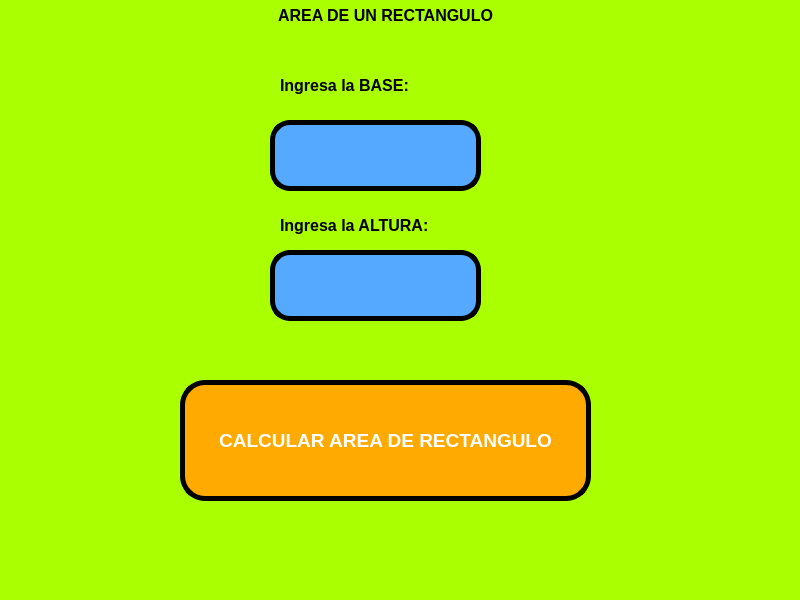
<?xml version="1.0" encoding="UTF-8"?>
<ui version="4.0">
 <class>MainWindow</class>
 <widget class="QMainWindow" name="MainWindow">
  <property name="geometry">
   <rect>
    <x>0</x>
    <y>0</y>
    <width>800</width>
    <height>600</height>
   </rect>
  </property>
  <property name="windowTitle">
   <string>MainWindow</string>
  </property>
  <property name="styleSheet">
   <string notr="true">
background-color: rgb(170, 255, 0);</string>
  </property>
  <widget class="QWidget" name="centralwidget">
   <widget class="QPushButton" name="btn_calcular">
    <property name="geometry">
     <rect>
      <x>180</x>
      <y>380</y>
      <width>411</width>
      <height>121</height>
     </rect>
    </property>
    <property name="font">
     <font>
      <pointsize>14</pointsize>
      <weight>75</weight>
      <bold>true</bold>
     </font>
    </property>
    <property name="layoutDirection">
     <enum>Qt::LeftToRight</enum>
    </property>
    <property name="styleSheet">
     <string notr="true">background-color: rgb(170, 85, 255);
background-color: rgb(255, 170, 0);
color: rgb(255, 255, 255);
border-radius: 25px;
border:  5px solid black;</string>
    </property>
    <property name="text">
     <string>CALCULAR AREA DE RECTANGULO</string>
    </property>
   </widget>
   <widget class="QLabel" name="label">
    <property name="geometry">
     <rect>
      <x>280</x>
      <y>60</y>
      <width>201</width>
      <height>51</height>
     </rect>
    </property>
    <property name="text">
     <string>&lt;html&gt;&lt;head/&gt;&lt;body&gt;&lt;p&gt;&lt;span style=&quot; font-size:12pt; font-weight:600;&quot;&gt;Ingresa la BASE:&lt;/span&gt;&lt;/p&gt;&lt;/body&gt;&lt;/html&gt;</string>
    </property>
   </widget>
   <widget class="QLineEdit" name="txt_base">
    <property name="geometry">
     <rect>
      <x>270</x>
      <y>120</y>
      <width>211</width>
      <height>71</height>
     </rect>
    </property>
    <property name="layoutDirection">
     <enum>Qt::LeftToRight</enum>
    </property>
    <property name="styleSheet">
     <string notr="true">background-color: rgb(85, 170, 255);
border-radius:20px;
border:  5px solid black;</string>
    </property>
    <property name="text">
     <string/>
    </property>
    <property name="alignment">
     <set>Qt::AlignCenter</set>
    </property>
   </widget>
   <widget class="QLineEdit" name="txt_altura">
    <property name="geometry">
     <rect>
      <x>270</x>
      <y>250</y>
      <width>211</width>
      <height>71</height>
     </rect>
    </property>
    <property name="layoutDirection">
     <enum>Qt::LeftToRight</enum>
    </property>
    <property name="styleSheet">
     <string notr="true">background-color: rgb(85, 170, 255);
border-radius:20px;
border:  5px solid black;</string>
    </property>
    <property name="text">
     <string/>
    </property>
    <property name="alignment">
     <set>Qt::AlignCenter</set>
    </property>
   </widget>
   <widget class="QLabel" name="label_2">
    <property name="geometry">
     <rect>
      <x>280</x>
      <y>200</y>
      <width>221</width>
      <height>51</height>
     </rect>
    </property>
    <property name="text">
     <string>&lt;html&gt;&lt;head/&gt;&lt;body&gt;&lt;p&gt;&lt;span style=&quot; font-size:12pt; font-weight:600;&quot;&gt;Ingresa la ALTURA:&lt;/span&gt;&lt;/p&gt;&lt;/body&gt;&lt;/html&gt;</string>
    </property>
   </widget>
   <widget class="QLabel" name="label_3">
    <property name="geometry">
     <rect>
      <x>240</x>
      <y>-10</y>
      <width>291</width>
      <height>51</height>
     </rect>
    </property>
    <property name="text">
     <string>&lt;html&gt;&lt;head/&gt;&lt;body&gt;&lt;p&gt;&lt;span style=&quot; font-size:12pt; font-weight:600;&quot;&gt;AREA DE UN RECTANGULO&lt;/span&gt;&lt;/p&gt;&lt;/body&gt;&lt;/html&gt;</string>
    </property>
    <property name="alignment">
     <set>Qt::AlignCenter</set>
    </property>
   </widget>
   <zorder>label</zorder>
   <zorder>label_2</zorder>
   <zorder>btn_calcular</zorder>
   <zorder>txt_base</zorder>
   <zorder>txt_altura</zorder>
   <zorder>label_3</zorder>
  </widget>
  <widget class="QMenuBar" name="menubar">
   <property name="geometry">
    <rect>
     <x>0</x>
     <y>0</y>
     <width>800</width>
     <height>26</height>
    </rect>
   </property>
  </widget>
  <widget class="QStatusBar" name="statusbar"/>
 </widget>
 <resources/>
 <connections/>
</ui>
